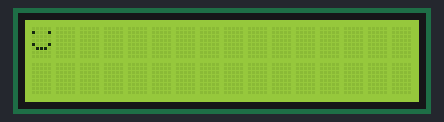
The sketch below on a simulated Arduino Uno, built with avr-gcc and run on an emulated ATmega328P. Shown: 16×2 character LCD.

Above: at 0.1 s.
At 0.6 s:
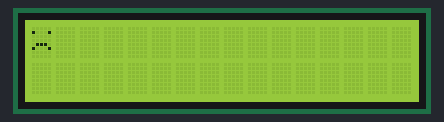

The sketch:

cd_display_happy_sad.ino
```cpp
#include <LiquidCrystal.h>
LiquidCrystal lcd(12, 11, 5, 4, 3, 2);
byte happy[8] =
{
 B00000,
 B10001,
 B00000,
 B00000,
 B10001,
 B01110,
 B00000,
 B00000
};
byte sad[8] =
{
 B00000,
 B10001,
 B00000,
 B00000,
 B01110,
 B10001,
 B00000,
 B00000
};

void setup() {
 lcd.begin(16, 2);
 lcd.createChar(0, happy);
 lcd.createChar(1, sad);
}
void loop() {
 for (int i=0; i<2; i++){
   lcd.setCursor(0,0);
   lcd.write(i);
   delay(500);
 }
}
```

Measured:
- what the display in image 1 shows lasts 0.5 s, from 0.6 s to 1.1 s
